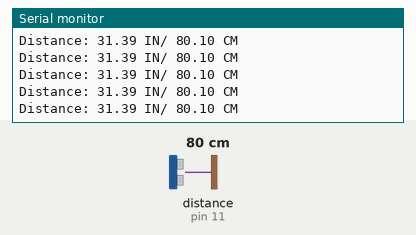
This sketch was run on a simulated Arduino Uno, built with avr-gcc and run on an emulated ATmega328P. Shown: the last lines printed to the serial monitor. Wiring (inferred from the names in the program): ultrasonic range finder: trigger pin 12; echo pin 11. Inputs (shaded band) come from the test bench; at power-on: distance to the obstacle (sensor on pin 11) 80 cm. The echo pulse lasts 58.3 µs per cm.

Above: at 1.2 s.
1.3 s: distance to the obstacle (sensor on pin 11) set to 35 cm
At 1.39 s:
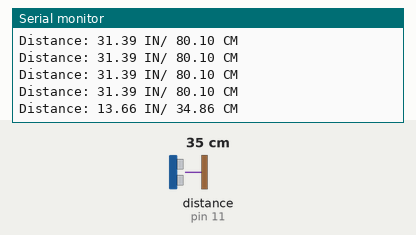
4.3 s: distance to the obstacle (sensor on pin 11) set to 2 cm
At 4.39 s:
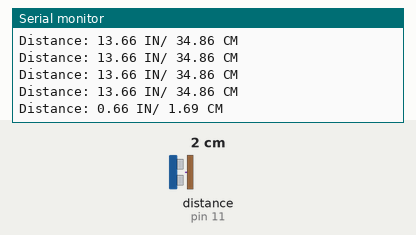
5.8 s: distance to the obstacle (sensor on pin 11) set to 18 cm
At 5.81 s:
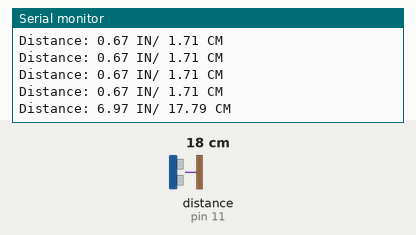
8.8 s: distance to the obstacle (sensor on pin 11) set to 250 cm
At 8.89 s:
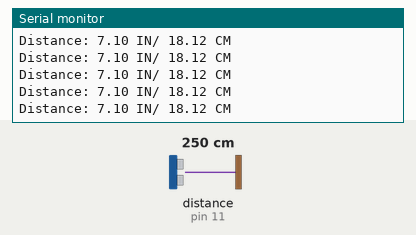
Timing chart, 0 to 11.8 s (numbered marks = the images above; inputs shaded):
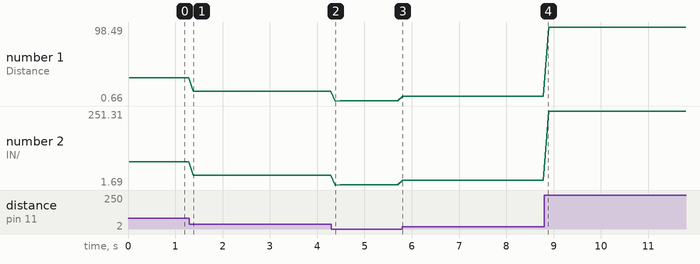

The sketch:

code.ino
```cpp
// C++ code
//
const int triggerPin = 12;
const int echoPin = 11;

void setup()
{
  pinMode(triggerPin, OUTPUT);
  pinMode(echoPin, INPUT);
  Serial.begin(9600);
  Serial.print("Hello, I am WALL-E!");
  Serial.println();
}

void loop()
{
    double duration, cm, in;
	digitalWrite(triggerPin, LOW);
  	delayMicroseconds(2);
  	digitalWrite(triggerPin, HIGH);
    delayMicroseconds(10);
  	digitalWrite(triggerPin, LOW);
  	duration = pulseIn(echoPin, HIGH);
  	cm = duration / 29 / 2;
  	in = duration / 74 / 2;
    Serial.print( "Distance: ");
    Serial.print(in);
 	Serial.print(" IN/ ");
  	Serial.print(cm);
 	Serial.println(" CM");
  	delay(100);

}
```

Measured:
- after the input at 1.3 s, the serial monitor: prints a new line after 0.08 s (image 1)
- after the input at 4.3 s, the serial monitor: prints a new line after 0.08 s (image 2)
- after the input at 5.8 s, the serial monitor: prints a new line at once (image 3)
- plotted number 1: 31.39 → 13.66 after the input at 1.3 s, 13.66 → 0.67 after the input at 4.3 s, 0.67 → 7.1 after the input at 5.8 s, 7.1 → 98.36 after the input at 8.8 s
- plotted number 2: 80.1 → 34.86 after the input at 1.3 s, 34.86 → 1.71 after the input at 4.3 s, 1.71 → 18.12 after the input at 5.8 s, 18.12 → 250.98 after the input at 8.8 s
